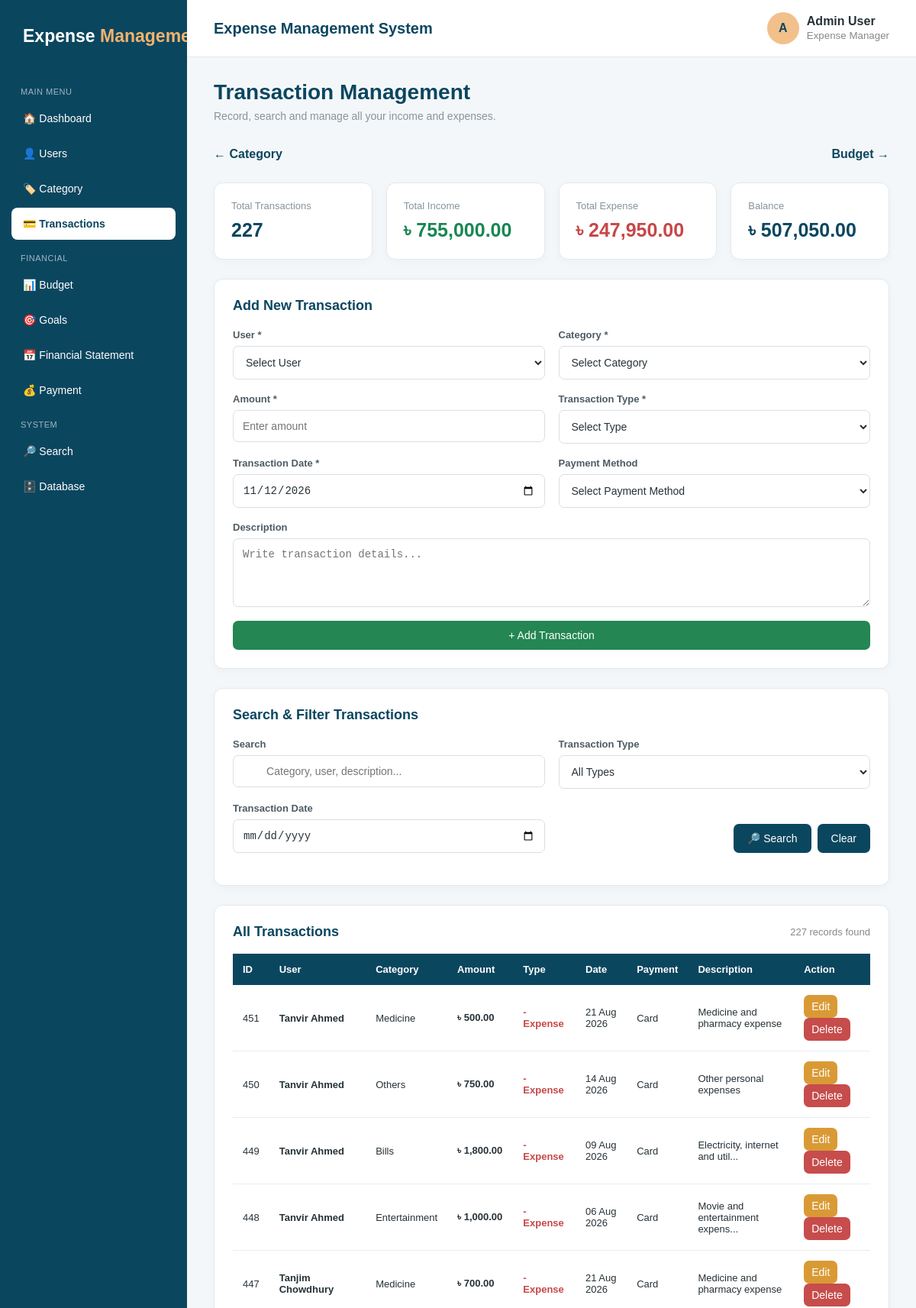
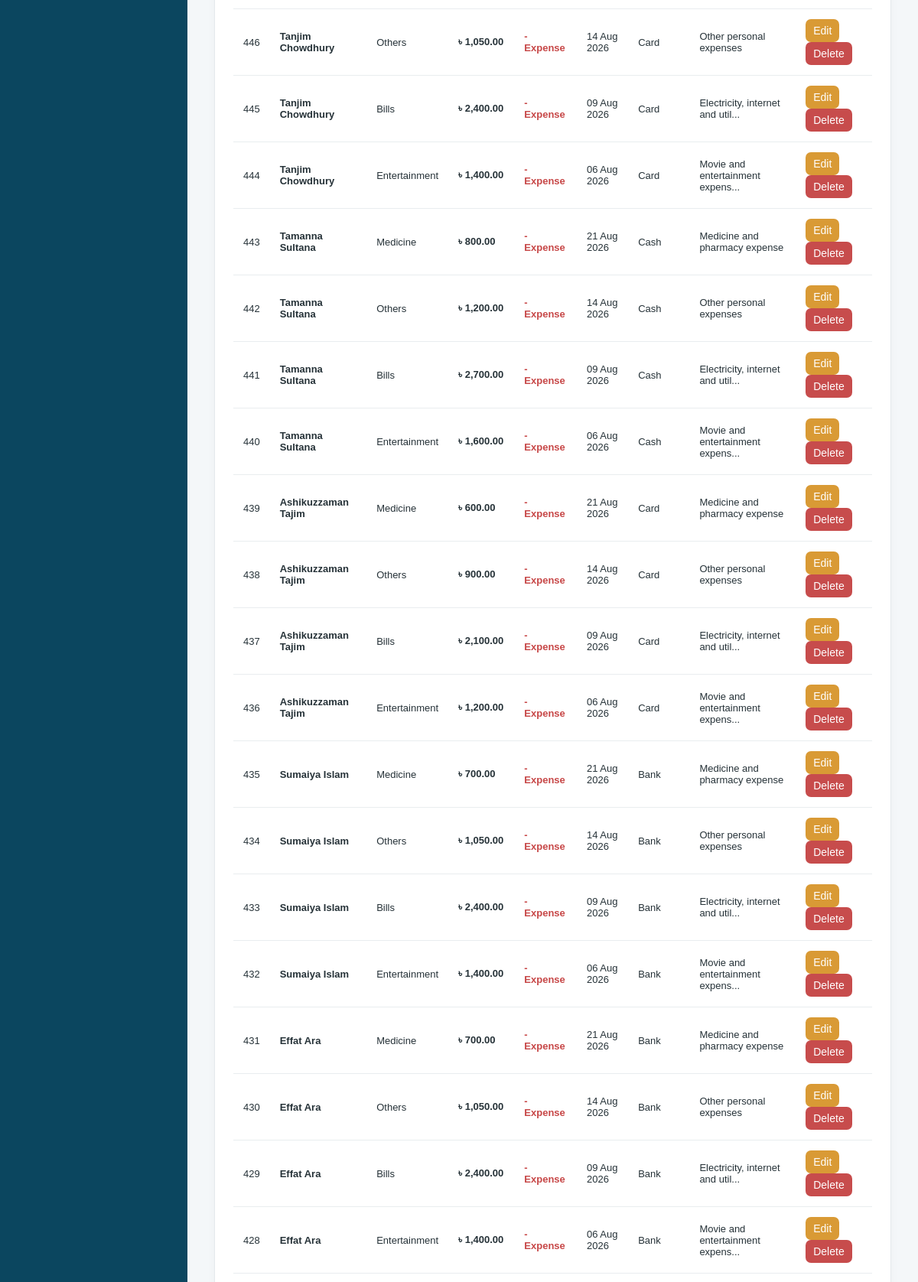
/transaction.php (upper part), run on the app's committed database (2 pictures, top to bottom).
### tables this page shows
CREATE TABLE `transaction_table` (
  `Transaction_ID` int(11) NOT NULL,
  `User_ID` int(11) DEFAULT NULL,
  `Category_ID` int(11) DEFAULT NULL,
  `Amount` decimal(12,2) NOT NULL,
  `Description` varchar(255) DEFAULT NULL,
  `Transaction_Date` date NOT NULL,
  `Type` varchar(20) NOT NULL,
  `Payment_Method` varchar(50) DEFAULT NULL,
  `Reference_No` varchar(100) DEFAULT NULL,
  `Created_At` timestamp NOT NULL DEFAULT current_timestamp()
);

CREATE TABLE `users` (
  `User_ID` int(11) NOT NULL,
  `Name` varchar(100) NOT NULL,
  `First_Name` varchar(50) DEFAULT NULL,
  `Last_Name` varchar(50) DEFAULT NULL,
  `Email` varchar(120) NOT NULL,
  `Password` varchar(255) NOT NULL,
  `Phone` varchar(20) DEFAULT NULL,
  `Gender` varchar(20) DEFAULT NULL,
  `Date_of_Birth` date DEFAULT NULL,
  `Address` varchar(255) DEFAULT NULL,
  `Profile_Picture` varchar(255) DEFAULT NULL,
  `Registration_Date` timestamp NOT NULL DEFAULT current_timestamp(),
  `Last_Login` datetime DEFAULT NULL
);

CREATE TABLE `category` (
  `Category_ID` int(11) NOT NULL,
  `Category_Name` varchar(100) NOT NULL,
  `Category_Type` varchar(50) NOT NULL,
  `Description` varchar(255) DEFAULT NULL,
  `Day` int(11) DEFAULT NULL,
  `Status` varchar(30) DEFAULT 'Active'
);

### transaction.php (the view, shortened to what this page needs)
<?php
require "config.php";
$editTransaction = null;
$search = "";
$filter_date = "";
$sql = "
    SELECT
        t.Transaction_ID,
        t.User_ID,
        t.Category_ID,
        t.Amount,
        t.Description,
        t.Transaction_Date,
        t.Type,
        t.Payment_Method,
        u.Name,
        c.Category_Name
    FROM transaction_table t
    LEFT JOIN users u
        ON t.User_ID = u.User_ID
    LEFT JOIN category c
        ON t.Category_ID = c.Category_ID
    WHERE 1=1
";
$sql .= "
    ORDER BY
        t.Transaction_ID DESC
";
$stmt =
    $conn->prepare($sql);
$stmt->execute();
$transactions =
    $stmt->get_result();
$totalIncome = 0;
$totalExpense = 0;
$totalTransactions = 0;
$summary =
    $conn->query("
        SELECT
            Type,
            COUNT(*) AS total_count,
            COALESCE(
                SUM(Amount),0
            ) AS total_amount
        FROM transaction_table
        GROUP BY Type
    ");
if ($summary) {
    while (
        $sum =
        $summary->fetch_assoc()
    ) {
        if (
            $sum['Type']
            == 'Income'
        ) {
            $totalIncome =
                $sum['total_amount'];
        }
        if (
            $sum['Type']
            == 'Expense'
        ) {
            $totalExpense =
                $sum['total_amount'];
        }
    }
}
$countResult =
    $conn->query("
        SELECT COUNT(*) AS total
        FROM transaction_table
    ");
if ($countResult) {
    $totalTransactions =
        $countResult
        ->fetch_assoc()['total'];
}
?>
<!DOCTYPE html>
<html>
<head>
<link rel="stylesheet" href="style.css">
</head>
<body>
<?php require "header.php"; ?>
<div class="content">
<div class="page-heading">
    <h1>
        Transaction Management
    </h1>
    <p>
        Record, search and manage all your income and expenses.
    </p>
</div>
<div class="navigation">
    <a
        href="category.php"
        class="back"
    >
        ← Category
    </a>
    <a
        href="budget.php"
        class="back"
    >
        Budget →
    </a>
</div>
<div class="stats">
<div class="stat">
    <div class="stat-title">
        Total Transactions
    </div>
    <div class="stat-value">
        <?php
        echo $totalTransactions;
        ?>
    </div>
</div>
<div class="stat">
    <div class="stat-title">
        Total Income
    </div>
    <div
        class="stat-value"
        style="color:#198754;"
    >
        ৳
        <?php
        echo number_format(
            $totalIncome,
            2
        );
        ?>
    </div>
</div>
<div class="stat">
    <div class="stat-title">
        Total Expense
    </div>
    <div
        class="stat-value"
        style="color:#c74747;"
    >
        ৳
        <?php
        echo number_format(
            $totalExpense,
            2
        );
        ?>
    </div>
</div>
<div class="stat">
    <div class="stat-title">
        Balance
    </div>
    <div class="stat-value">
        ৳
        <?php
        echo number_format(
            $totalIncome - $totalExpense,
            2
        );
        ?>
    </div>
</div>
</div>
<div class="card">
<?php if ($editTransaction) { ?>
<h2>
    Update Transaction
</h2>
<?php } else { ?>
<h2>
    Add New Transaction
</h2>
<?php } ?>
<form method="POST">
<div class="form-grid">
<div class="form-group">
<label>
    User *
</label>
<select
    name="user_id"
    required
>
<option value="">
    Select User
</option>
</select>
</div>
<div class="form-group">
<label>
    Category *
</label>
<select
    name="category_id"
    required
>
<option value="">
    Select Category
</option>
</select>
</div>
<div class="form-group">
<label>
    Amount *
</label>
<input
    type="number"
    step="0.01"
    min="0.01"
    name="amount"
    value="<?php
        echo $editTransaction['Amount'] ?? '';
    ?>"
    placeholder="Enter amount"
    required
>
</div>
<div class="form-group">
<label>
    Transaction Type *
</label>
<select
    name="type"
    required
>
<option value="">
    Select Type
</option>
</select>
</div>
<div class="form-group">
<label>
    Transaction Date *
</label>
<input
    type="date"
    name="transaction_date"
    value="<?php
        echo
        $editTransaction['Transaction_Date']
        ?? date('Y-m-d');
    ?>"
    required
>
</div>
<div class="form-group">
<label>
    Payment Method
</label>
<select
    name="payment_method"
>
<option value="">
    Select Payment Method
</option>
</select>
</div>
<div class="form-group full">
<label>
    Description
</label>
<textarea
    name="description"
    placeholder="Write transaction details..."
><?php
?></textarea>
</div>
<div class="form-group full">
<?php if ($editTransaction) { ?>
<button
    type="submit"
    name="update_transaction"
    class="btn btn-warning"
>
    Update Transaction
</button>
<a
    href="transaction.php"
    class="btn"
    style="margin-left:8px;"
>
    Cancel
</a>
<?php } else { ?>
<button
    type="submit"
    name="add_transaction"
    class="btn btn-success"
>
    + Add Transaction
</button>
<?php } ?>
</div>
</div>
</form>
</div>
<div class="card">
<h2>
    Search & Filter Transactions
</h2>
<form
    method="GET"
>
<div
    class="form-grid"
    style="margin-bottom:18px;"
>
<div class="form-group">
<label>
    Search
</label>
<input
    type="text"
    name="search"
    value="<?php
        echo htmlspecialchars(
            $search
        );
    ?>"
    placeholder="
        Category, user, description...
    "
>
</div>
<div class="form-group">
<label>
    Transaction Type
</label>
<select
    name="filter_type"
>
<option value="">
    All Types
</option>
</select>
</div>
<div class="form-group">
<label>
    Transaction Date
</label>
<input
    type="date"
    name="filter_date"
    value="<?php
        echo htmlspecialchars(
            $filter_date
        );
    ?>"
>
</div>
<div
    class="form-group"
    style="
        justify-content:end;
        flex-direction:row;
        align-items:end;
        gap:8px;
    "
>
<button
    type="submit"
    class="btn"
>
    🔎 Search
</button>
<a
    href="transaction.php"
    class="btn"
>
    Clear
</a>
</div>
</div>
</form>
</div>
<div class="card">
<div style="
    display:flex;
    justify-content:space-between;
    align-items:center;
    margin-bottom:18px;
">
<h2 style="margin:0;">
    All Transactions
</h2>
<span
    style="
        color:#888;
        font-size:13px;
    "
>
<?php
echo $transactions->num_rows;
?>
records found
</span>
</div>
<div class="table-wrapper">
<table>
<thead>
<tr>
<th>
    ID
</th>
<th>
    User
</th>
<th>
    Category
</th>
<th>
    Amount
</th>
<th>
    Type
</th>
<th>
    Date
</th>
<th>
    Payment
</th>
<th>
    Description
</th>
<th>
    Action
</th>
</tr>
</thead>
<tbody>
<?php
if (
    $transactions
    &&
    $transactions->num_rows > 0
) {
while (
    $row =
    $transactions->fetch_assoc()
) {
?>
<tr>
<td>
<?php
echo $row['Transaction_ID'];
?>
</td>
<td>
<strong>
<?php
echo htmlspecialchars(
    $row['Name']
    ?? 'Unknown'
);
?>
</strong>
</td>
<td>
<?php
echo htmlspecialchars(
    $row['Category_Name']
    ?? 'Uncategorized'
);
?>
</td>
<td>
<strong>
৳
<?php
echo number_format(
    $row['Amount'],
    2
);
?>
</strong>
</td>
<td>
<?php
if (
    $row['Type']
    == 'Income'
) {
?>
<span
    class="income"
>
    + Income
</span>
<?php
} else {
?>
<span
    class="expense"
>
    - Expense
</span>
<?php
}
?>
</td>
<td>
<?php
echo date(
    "d M Y",
    strtotime(
        $row['Transaction_Date']
    )
);
?>
</td>
<td>
<?php
echo htmlspecialchars(
    $row['Payment_Method']
    ?? '-'
);
?>
</td>
<td>
<?php
$desc =
    $row['Description']
    ?? '-';
if (
    strlen($desc) > 30
) {
    echo htmlspecialchars(
        substr($desc,0,30)
    ) . "...";
} else {
    echo htmlspecialchars(
        $desc
    );
}
?>
</td>
<td>
<a
    href="transaction.php?edit=<?php
        echo $row['Transaction_ID'];
    ?>"
    class="btn btn-warning"
    style="
        padding:7px 10px;
    "
>
Edit
</a>
<a
    href="transaction.php?delete=<?php
        echo $row['Transaction_ID'];
    ?>"
    class="btn btn-danger"
    style="
        padding:7px 10px;
    "
    onclick="
        return confirm(
            'Are you sure you want to delete this transaction?'
        );
    "
>
Delete
</a>
</td>
</tr>
<?php
}
}
?>
</tbody>
</table>
</div>
</div>
</div>
<?php require "footer.php"; ?>

### style.css (style rules this page uses)
* { margin: 0; padding: 0; box-sizing: border-box; }
html { scroll-behavior: smooth; }
body { font-family: Arial, Helvetica, sans-serif; background: #f4f7f9; color: #263238; min-height: 100vh; }
.content { padding: 30px 35px; flex: 1; }
.page-heading { margin-bottom: 25px; }
.page-heading h1 { color: #0b465f; font-size: 28px; margin-bottom: 7px; }
.page-heading p { color: #87939a; font-size: 14px; }
.btn { display: inline-block; padding: 11px 18px; background: #0b465f; color: white; border: none; border-radius: 7px; text-decoration: none; cursor: pointer; font-size: 14px; transition: .2s ease; }
.btn-success { background: #238653; }
.btn-danger { background: #c74c4c; }
.btn-warning { background: #d99a35; }
.card { background: white; border-radius: 12px; padding: 24px; border: 1px solid #e4e9ec; margin-bottom: 25px; box-shadow: 0 3px 12px rgba(0,0,0,.03); }
.card h2 { color: #0b465f; margin-bottom: 20px; font-size: 18px; }
.form-grid { display: grid; grid-template-columns: repeat(2, 1fr); gap: 18px; }
.form-group { display: flex; flex-direction: column; }
.form-group.full { grid-column: 1 / -1; }
label { font-size: 13px; font-weight: bold; margin-bottom: 7px; color: #4d5b63; }
input, select, textarea { width: 100%; padding: 12px; border: 1px solid #d8dfe3; border-radius: 7px; outline: none; font-size: 14px; background: white; color: #263238; }
textarea { min-height: 90px; resize: vertical; }
.table-wrapper { width: 100%; overflow-x: auto; }
table { width: 100%; border-collapse: collapse; min-width: 650px; }
th { background: #0b465f; color: white; padding: 13px; text-align: left; font-size: 13px; white-space: nowrap; }
td { padding: 13px; border-bottom: 1px solid #e9edef; font-size: 13px; vertical-align: middle; }
.stats { display: grid; grid-template-columns: repeat(4, 1fr); gap: 18px; margin-bottom: 25px; }
.stat { background: white; border: 1px solid #e4e9ec; border-radius: 12px; padding: 22px; box-shadow: 0 3px 12px rgba(0,0,0,.03); transition: .2s ease; }
.stat-title { color: #87939a; font-size: 13px; }
.stat-value { font-size: 25px; font-weight: bold; color: #0b465f; margin-top: 10px; }
.expense { color: #c74747; font-weight: bold; }
.navigation { display: flex; justify-content: space-between; align-items: center; margin-bottom: 20px; gap: 15px; }
.back { text-decoration: none; color: #0b465f; font-weight: bold; padding: 8px 0; }

### data on the page
transaction_table: Transaction_ID "451", User_ID.Name "Tanvir Ahmed", Category_ID.Category_Name "Medicine", Amount "500.00", Type "- Expense", Transaction_Date "21 Aug 2026", Payment_Method "Card", Description "Medicine and pharmacy expense"
transaction_table: Transaction_ID "450", User_ID.Name "Tanvir Ahmed", Category_ID.Category_Name "Others", Amount "750.00", Type "- Expense", Transaction_Date "14 Aug 2026", Payment_Method "Card", Description "Other personal expenses"
transaction_table: Transaction_ID "449", User_ID.Name "Tanvir Ahmed", Category_ID.Category_Name "Bills", Amount "1,800.00", Type "- Expense", Transaction_Date "09 Aug 2026", Payment_Method "Card", Description "Electricity, internet and util"
transaction_table: Transaction_ID "448", User_ID.Name "Tanvir Ahmed", Category_ID.Category_Name "Entertainment", Amount "1,000.00", Type "- Expense", Transaction_Date "06 Aug 2026", Payment_Method "Card", Description "Movie and entertainment expens"
transaction_table: Transaction_ID "447", User_ID.Name "Tanjim Chowdhury", Category_ID.Category_Name "Medicine", Amount "700.00", Type "- Expense", Transaction_Date "21 Aug 2026", Payment_Method "Card", Description "Medicine and pharmacy expense"
transaction_table: Transaction_ID "446", User_ID.Name "Tanjim Chowdhury", Category_ID.Category_Name "Others", Amount "1,050.00", Type "- Expense", Transaction_Date "14 Aug 2026", Payment_Method "Card", Description "Other personal expenses"
transaction_table: Transaction_ID "445", User_ID.Name "Tanjim Chowdhury", Category_ID.Category_Name "Bills", Amount "2,400.00", Type "- Expense", Transaction_Date "09 Aug 2026", Payment_Method "Card", Description "Electricity, internet and util"
transaction_table: Transaction_ID "444", User_ID.Name "Tanjim Chowdhury", Category_ID.Category_Name "Entertainment", Amount "1,400.00", Type "- Expense", Transaction_Date "06 Aug 2026", Payment_Method "Card", Description "Movie and entertainment expens"
transaction_table: Transaction_ID "443", User_ID.Name "Tamanna Sultana", Category_ID.Category_Name "Medicine", Amount "800.00", Type "- Expense", Transaction_Date "21 Aug 2026", Payment_Method "Cash", Description "Medicine and pharmacy expense"
transaction_table: Transaction_ID "442", User_ID.Name "Tamanna Sultana", Category_ID.Category_Name "Others", Amount "1,200.00", Type "- Expense", Transaction_Date "14 Aug 2026", Payment_Method "Cash", Description "Other personal expenses"
transaction_table: Transaction_ID "441", User_ID.Name "Tamanna Sultana", Category_ID.Category_Name "Bills", Amount "2,700.00", Type "- Expense", Transaction_Date "09 Aug 2026", Payment_Method "Cash", Description "Electricity, internet and util"
transaction_table: Transaction_ID "440", User_ID.Name "Tamanna Sultana", Category_ID.Category_Name "Entertainment", Amount "1,600.00", Type "- Expense", Transaction_Date "06 Aug 2026", Payment_Method "Cash", Description "Movie and entertainment expens"
transaction_table: Transaction_ID "439", User_ID.Name "Ashikuzzaman Tajim", Category_ID.Category_Name "Medicine", Amount "600.00", Type "- Expense", Transaction_Date "21 Aug 2026", Payment_Method "Card", Description "Medicine and pharmacy expense"
transaction_table: Transaction_ID "438", User_ID.Name "Ashikuzzaman Tajim", Category_ID.Category_Name "Others", Amount "900.00", Type "- Expense", Transaction_Date "14 Aug 2026", Payment_Method "Card", Description "Other personal expenses"
transaction_table: Transaction_ID "437", User_ID.Name "Ashikuzzaman Tajim", Category_ID.Category_Name "Bills", Amount "2,100.00", Type "- Expense", Transaction_Date "09 Aug 2026", Payment_Method "Card", Description "Electricity, internet and util"
transaction_table: Transaction_ID "436", User_ID.Name "Ashikuzzaman Tajim", Category_ID.Category_Name "Entertainment", Amount "1,200.00", Type "- Expense", Transaction_Date "06 Aug 2026", Payment_Method "Card", Description "Movie and entertainment expens"
transaction_table: Transaction_ID "435", User_ID.Name "Sumaiya Islam", Category_ID.Category_Name "Medicine", Amount "700.00", Type "- Expense", Transaction_Date "21 Aug 2026", Payment_Method "Bank", Description "Medicine and pharmacy expense"
transaction_table: Transaction_ID "434", User_ID.Name "Sumaiya Islam", Category_ID.Category_Name "Others", Amount "1,050.00", Type "- Expense", Transaction_Date "14 Aug 2026", Payment_Method "Bank", Description "Other personal expenses"
transaction_table: Transaction_ID "433", User_ID.Name "Sumaiya Islam", Category_ID.Category_Name "Bills", Amount "2,400.00", Type "- Expense", Transaction_Date "09 Aug 2026", Payment_Method "Bank", Description "Electricity, internet and util"
transaction_table: Transaction_ID "432", User_ID.Name "Sumaiya Islam", Category_ID.Category_Name "Entertainment", Amount "1,400.00", Type "- Expense", Transaction_Date "06 Aug 2026", Payment_Method "Bank", Description "Movie and entertainment expens"
transaction_table: Transaction_ID "431", User_ID.Name "Effat Ara", Category_ID.Category_Name "Medicine", Amount "700.00", Type "- Expense", Transaction_Date "21 Aug 2026", Payment_Method "Bank", Description "Medicine and pharmacy expense"
transaction_table: Transaction_ID "430", User_ID.Name "Effat Ara", Category_ID.Category_Name "Others", Amount "1,050.00", Type "- Expense", Transaction_Date "14 Aug 2026", Payment_Method "Bank", Description "Other personal expenses"
transaction_table: Transaction_ID "429", User_ID.Name "Effat Ara", Category_ID.Category_Name "Bills", Amount "2,400.00", Type "- Expense", Transaction_Date "09 Aug 2026", Payment_Method "Bank", Description "Electricity, internet and util"
transaction_table: Transaction_ID "428", User_ID.Name "Effat Ara", Category_ID.Category_Name "Entertainment", Amount "1,400.00", Type "- Expense", Transaction_Date "06 Aug 2026", Payment_Method "Bank", Description "Movie and entertainment expens"

### other printed values
$totalTransactions "227"
$totalIncome "755,000.00"
$totalExpense "247,950.00"
$totalIncome - $totalExpense "507,050.00"
$transactions->num_rows "227"
